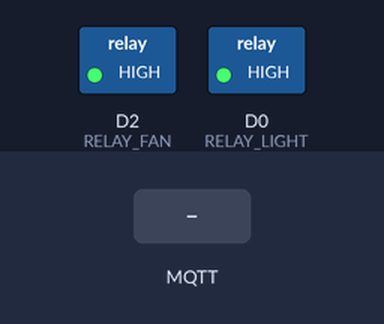
Bench run of a sketch on a simulated ESP8266 (NodeMCU). On the bench: switched loads named in the sketch (green lamp = pin HIGH). The inputs (shaded band) are chosen by the test bench. WiFi joins after 1.5 s; servers stay silent unless stated; no MQTT or app messages arrive unless stated; what the sketch prints to the serial monitor is not drawn.

Above: at 2.7 s.
2.8 s: MQTT message "ON" arrives on the first subscribed topic
At 3.9 s:
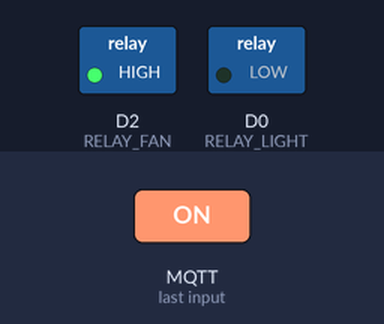
4.3 s: MQTT message "ON" arrives on the second subscribed topic
At 5.1 s:
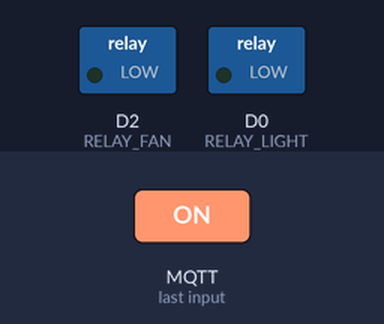
5.8 s: MQTT message "OFF" arrives on the first subscribed topic
At 6.2 s:
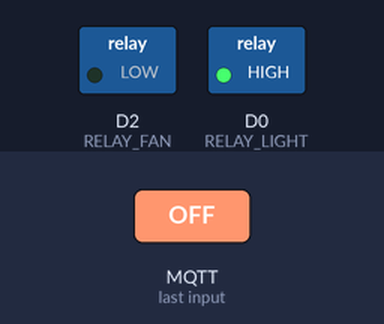
Timing chart, 0 to 8.8 s (numbered marks = the images above; inputs shaded):
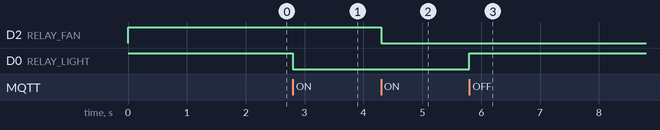

Measured:
- after the input at 2.8 s, D0 (RELAY_LIGHT): HIGH → LOW at once
- after the input at 4.3 s, D2 (RELAY_FAN): HIGH → LOW at once
- after the input at 5.8 s, D0 (RELAY_LIGHT): LOW → HIGH at once

The sketch:

aditya_degree_college_iot.ino
```cpp
#include <ESP8266WiFi.h>
#include <PubSubClient.h>

// ---- WiFi Credentials ----
const char* ssid = "xxxxx";
const char* password = "xxxx";

// ---- MQTT Broker ----
const char* mqtt_server = "test.mosquitto.org";
const int mqtt_port = 1883;

// ---- Topics ----
const char* topic_light = "NBLVPL";  // Topic to control Light
const char* topic_fan = "NBLVPF";    // Topic to control Fan

// ---- Relay Pins ----
#define RELAY_LIGHT D0
#define RELAY_FAN   D2

WiFiClient espClient;
PubSubClient client(espClient);

// ---- Connect to WiFi ----
void setup_wifi() {
  delay(10);
  Serial.println();
  Serial.print("Connecting to ");
  Serial.println(ssid);

  WiFi.begin(ssid, password);

  while (WiFi.status() != WL_CONNECTED) {
    delay(500);
    Serial.print(".");
  }

  Serial.println("");
  Serial.println("WiFi connected!");
  Serial.print("IP address: ");
  Serial.println(WiFi.localIP());
}

// ---- Callback function when message received ----
void callback(char* topic, byte* payload, unsigned int length) {
  String message;
  for (int i = 0; i < length; i++) {
    message += (char)payload[i];
  }

  Serial.print("Message arrived [");
  Serial.print(topic);
  Serial.print("]: ");
  Serial.println(message);

  // Light control
  if (String(topic) == topic_light) {
    if (message.equalsIgnoreCase("ON")) {
      digitalWrite(RELAY_LIGHT, LOW);  // Relay ON (Active LOW)
      Serial.println("Light ON");
    } else if (message.equalsIgnoreCase("OFF")) {
      digitalWrite(RELAY_LIGHT, HIGH); // Relay OFF
      Serial.println("Light OFF");
    }
  }

  // Fan control
  if (String(topic) == topic_fan) {
    if (message.equalsIgnoreCase("ON")) {
      digitalWrite(RELAY_FAN, LOW);
      Serial.println("Fan ON");
    } else if (message.equalsIgnoreCase("OFF")) {
      digitalWrite(RELAY_FAN, HIGH);
      Serial.println("Fan OFF");
    }
  }
}

// ---- Reconnect to MQTT if disconnected ----
void reconnect() {
  while (!client.connected()) {
    Serial.print("Attempting MQTT connection...");
    if (client.connect("ESP8266_Client")) {
      Serial.println("connected");
      client.subscribe(topic_light);
      client.subscribe(topic_fan);
      Serial.println("Subscribed to topics!");
    } else {
      Serial.print("failed, rc=");
      Serial.print(client.state());
      Serial.println(" try again in 5 seconds");
      delay(5000);
    }
  }
}

void setup() {
  Serial.begin(115200);

  pinMode(RELAY_LIGHT, OUTPUT);
  pinMode(RELAY_FAN, OUTPUT);

  digitalWrite(RELAY_LIGHT, HIGH); // Relays OFF initially
  digitalWrite(RELAY_FAN, HIGH);

  setup_wifi();
  client.setServer(mqtt_server, mqtt_port);
  client.setCallback(callback);
}

void loop() {
  if (!client.connected()) {
    reconnect();
  }
  client.loop();
}
```
